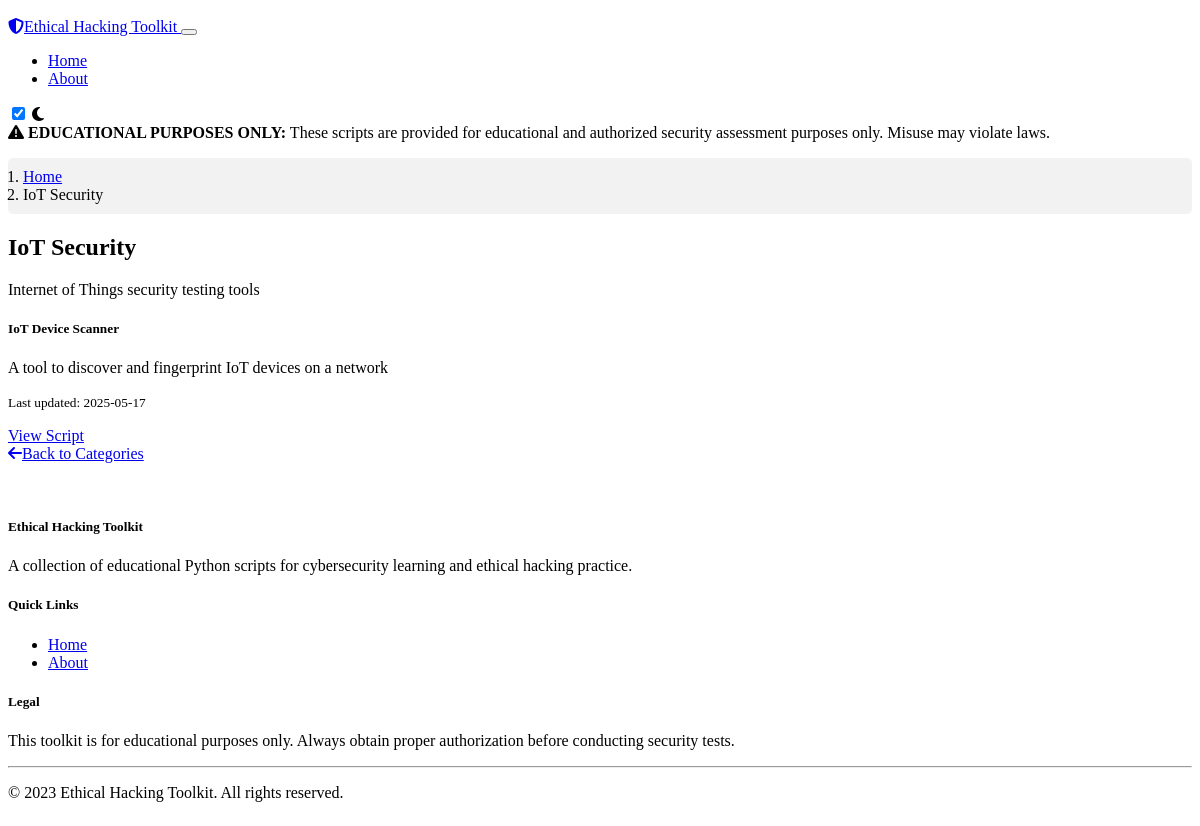
The page /category/3 on the database its author committed.
### models.py (models this page shows, shortened)
class Category(db.Model):
    id = db.Column(db.Integer, primary_key=True)
    name = db.Column(db.String(100), unique=True, nullable=False)
    description = db.Column(db.Text, nullable=False)
    icon = db.Column(db.String(50), nullable=True)
    scripts = db.relationship('Script', backref='category', lazy=True)

class Script(db.Model):
    id = db.Column(db.Integer, primary_key=True)
    title = db.Column(db.String(200), nullable=False)
    description = db.Column(db.Text, nullable=False)
    module_path = db.Column(db.String(255), unique=True, nullable=False)
    created_at = db.Column(db.DateTime, nullable=False, default=datetime.utcnow)
    updated_at = db.Column(db.DateTime, nullable=False, default=datetime.utcnow, onupdate=datetime.utcnow)
    category_id = db.Column(db.Integer, db.ForeignKey('category.id'), nullable=False)

### routes.py (the view)
@app.route('/category/<int:category_id>')
def category(category_id):
    category = Category.query.get_or_404(category_id)
    return render_template('category.html', category=category)

### templates/category.html (shortened to what this page needs)
{% extends "layout.html" %}
{% block content %}
<nav aria-label="breadcrumb">
    <ol class="breadcrumb">
        <li class="breadcrumb-item"><a href="{{ url_for('index') }}">Home</a></li>
        <li class="breadcrumb-item active" aria-current="page">{{ category.name }}</li>
    </ol>
</nav>
<div class="card mb-4">
    <div class="card-header bg-dark">
        <h2 class="mb-0">
            <i class="fas fa-{{ category.icon }} me-2"></i>{{ category.name }}
        </h2>
    </div>
    <div class="card-body">
        <p class="lead">{{ category.description }}</p>
    </div>
</div>
{% if category.scripts %}
<div class="row">
    {% for script in category.scripts %}
    <div class="col-md-6 col-lg-4 mb-4">
        <div class="card h-100">
            <div class="card-header">
                <h5 class="card-title mb-0">{{ script.title }}</h5>
            </div>
            <div class="card-body">
                <p class="card-text">{{ script.description }}</p>
                <p class="card-text">
                    <small class="text-muted">Last updated: {{ script.updated_at.strftime('%Y-%m-%d') }}</small>
                </p>
            </div>
            <div class="card-footer">
                <a href="{{ url_for('script_view', script_id=script.id) }}" class="btn btn-outline-primary">View Script</a>
            </div>
        </div>
    </div>
    {% endfor %}
</div>
{% else %}
<div class="alert alert-info">
    <i class="fas fa-info-circle me-2"></i> No scripts available in this category yet.
</div>
{% endif %}
<div class="mt-4">
    <a href="{{ url_for('index') }}" class="btn btn-outline-secondary">
        <i class="fas fa-arrow-left me-2"></i>Back to Categories
    </a>
</div>
{% endblock %}

### static/css/custom.css (style rules this page uses)
body { padding-top: 10px; min-height: 100vh; display: flex; flex-direction: column; }
.card { transition: transform 0.3s ease, box-shadow 0.3s ease; }
.btn { transition: all 0.3s ease; }
.breadcrumb { background-color: rgba(0, 0, 0, 0.05); padding: 10px 15px; border-radius: 5px; margin-bottom: 20px; }

### rows shown on the page
Category: name "IoT Security", description "Internet of Things security testing tools"
Script: title "IoT Device Scanner", description "A tool to discover and fingerprint IoT devices on a network", updated_at "2025-05-17"
